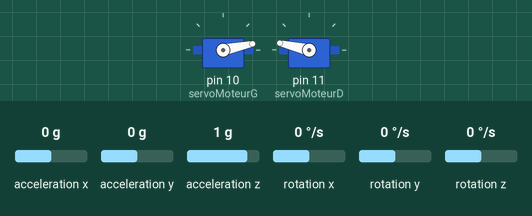
Bench run of a sketch on a simulated Arduino Uno, built with avr-gcc and run on an emulated ATmega328P. On the bench: 2 × servo. Wiring (inferred from the names in the program): MPU-6050 motion sensor at I2C address 0x68. The test bench sets the inputs (shaded band); at power-on: rotation x 0 °/s, acceleration x 0 g, acceleration y 0 g, acceleration z 1 g, rotation y 0 °/s, rotation z 0 °/s. What the sketch prints to the serial monitor is not drawn.

Above: at 1.2 s.
1.3 s: rotation x set to -192 °/s
At 3.7 s:
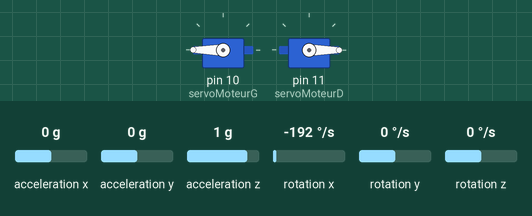
At 9.5 s:
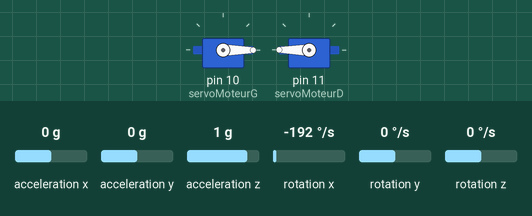
Timing chart, 0 to 22.8 s (numbered marks = the images above; inputs shaded):
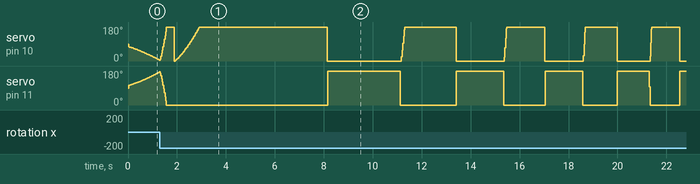

The sketch:

CodeET2.ino
```cpp
//Les codes utilisés pour l'initialisation de la centrale inertielle et pour son utilisation avec la bibliothèque Wire.h ont été trouvés dans les exemples de cette dernière.

#include <Wire.h>
#include <Servo.h>


//Variables pour le calcul du PID T(tangage)
float consigneVerticale = 0, consigneServo = 90;
float erreurT = 0, erreurT_prec = 0, somme_erreurT = 0;
float kpT = 3;
float kiT = 0.1;
float kdT = 0.07;
float termePT, termeIT, termeDT;
float sortiePIDT = 0;

//Variables pour le calcul du PID L(lacet)
float erreurL = 0, erreurL_prec = 0, somme_erreurL = 0;
float kpL = 4;
float kiL = 0.1;
float kdL = 0.013;
float termePL, termeIL, termeDL;
float sortiePIDL = 0;

//Variables pour la récupération des données du MPU6050
float gyroscopeX, gyroscopeY, gyroscopeZ;
float accelerationX, accelerationY, accelerationZ;
float angleGyroX, angleGyroY,angleGyroZ,angleAccX, angleAccY;
float tangage, lacet;
float erreurTGyroX, erreurTGyroY, erreurTGyroZ, erreurTAccX, erreurTAccY;
float tempsEcoule, tempsActuel, tempsPrecedent;
float timer, dt, prevTime;


//Variables pour le mpu et les servomoteurs
const int mpu6050 = 0x68; //0x68 est l'adresse par défaut du mpu60506050 mais on l'initialise au cas où
Servo servoMoteurG;
Servo servoMoteurD;


void setup() {
  Serial.begin(115200);

  //Initialisation du mpu60506050 avec la bibliothèque Wire.h
  Wire.begin();
  Wire.beginTransmission(mpu6050);
  Wire.write(0x6B);
  Wire.write(0x00);
  Wire.endTransmission(true);
  delay(20);

  //On définit les pins auquels sont reliés les servomoteurs
  servoMoteurG.attach(10);
  servoMoteurD.attach(11);

}

void loop() {

  //calculs des temps utilisés pour les calculs de tangage
  tempsPrecedent = tempsActuel;
  tempsActuel = millis();
  tempsEcoule = (tempsActuel - tempsPrecedent) / 1000;

  //calculs des temps utilisés pour les calculs de lacet
  timer = micros();
  float dt = (timer - prevTime) / 1000000.0; // Conversion en secondes
  prevTime = timer;

  //initialisation du gyroscope afin de lire 6 octets (2 pour chaque coordonnées)
  Wire.beginTransmission(mpu6050);
  Wire.write(0x43);
  Wire.endTransmission(false);
  Wire.requestFrom(mpu6050, 6, true);


  // on lit les valeurs sur 2 octets et on les combinent avec | pour donner une valeur à 16 bits
  //131 correspond à la sensibilité de du gyroscope qui est calibré sur +-250dps qui est la configuration la plus précise offerte par le capteur
  // Et on corrige la valeur du gyroscope avec l'erreurT que l'on a calculé précédemment
  gyroscopeX = (Wire.read() << 8 | Wire.read()) / 131.0 + 3.5;
  gyroscopeY = (Wire.read() << 8 | Wire.read()) / 131.0;
  gyroscopeZ = (Wire.read() << 8 | Wire.read()) / 131.0 + 1.65;


  //On multiplie les valeurs par le temps pour avoir une variable en degré et non en vitesse angulaire
  angleGyroX = angleGyroX + gyroscopeX * tempsEcoule;
  angleGyroY = angleGyroY + gyroscopeY * tempsEcoule;
  angleGyroZ = angleGyroZ + gyroscopeZ * tempsEcoule;


  //initialisation de l'acceleromètre afin de lire 6 octets (2 pour chaque coordonnées)
  Wire.beginTransmission(mpu6050);
  Wire.write(0x3B);
  Wire.endTransmission(false);
  Wire.requestFrom(mpu6050, 6, true);

  // on lit les valeurs sur 2 octets et on les combinent avec | pour donner une valeur à 16 bits
  //16384 correspond à la sensibilité de l'acceleromètre qui est calibré sur +- 2G qui est la configuration la plus précise offerte par le capteur
  accelerationX = (Wire.read() << 8 | Wire.read()) / 16384.0;
  accelerationY = (Wire.read() << 8 | Wire.read()) / 16384.0;
  accelerationZ = (Wire.read() << 8 | Wire.read()) / 16384.0;

  angleAccX = (atan2(accelerationZ,  sqrt(accelerationX * accelerationX + accelerationY * accelerationY)) * 180 / PI) - 1.1; // -1.1 car l'erreurT de l'angle renvoyée par le mpu est d'environ 1.1
  angleAccY = (atan(-1 * accelerationX / sqrt(pow(accelerationY, 2) + pow(accelerationZ, 2))) * 180 / PI) + 1.58; // erreurTAccY ~(-1.58)


  //calcul des angles de tangage et de lacet
  tangage = 0.95 * angleGyroX + 0.05 * angleAccX;
  lacet += gyroscopeY * dt;
  //roulis = 0.96 * angleGyroY + 0.04 * angleAccY;

  //calcul du PID pour le tangage
  erreurT = consigneVerticale - tangage;
  termePT = kpT * erreurT;
  somme_erreurT += erreurT;
  termeIT = kiT * somme_erreurT;
  termeDT = kdT * (erreurT - erreurT_prec);
  sortiePIDT = termePT + termeIT + termeDT;

  //calcul du PID pour le lacet
  erreurL = consigneVerticale - lacet;
  termePL = kpL * erreurL;
  somme_erreurL += erreurL;
  termeIL = kiL * somme_erreurL;
  termeDL = kdL * (erreurL - erreurL_prec);
  sortiePIDL = termePL + termeIL + termeDL;


  servoMoteurG.write(consigneServo + sortiePIDT);
  servoMoteurD.write(consigneServo - sortiePIDT);


  erreurT_prec = erreurT;
  erreurL_prec = erreurL;
  Serial.print(15.1);
  Serial.print(", ");
  Serial.print(-15.1);
  Serial.print(", ");
  Serial.println(lacet);
  delay(10);
}
```
